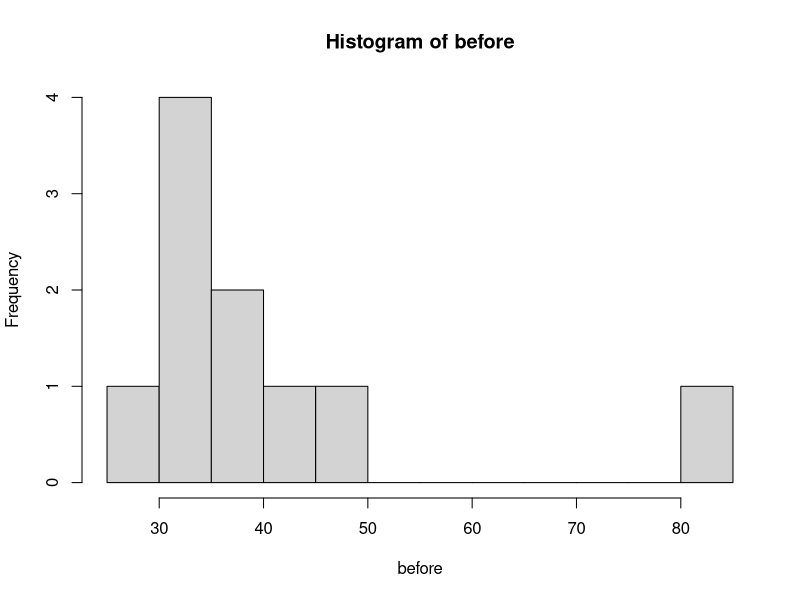
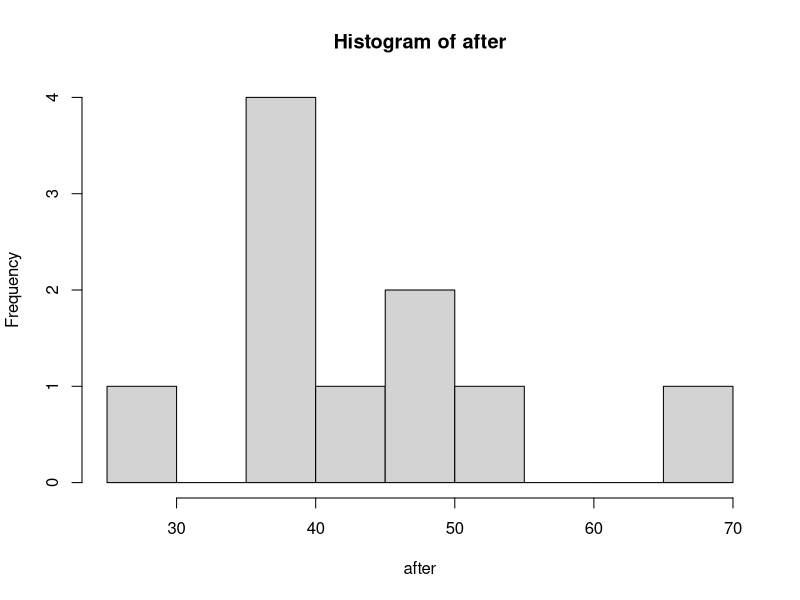
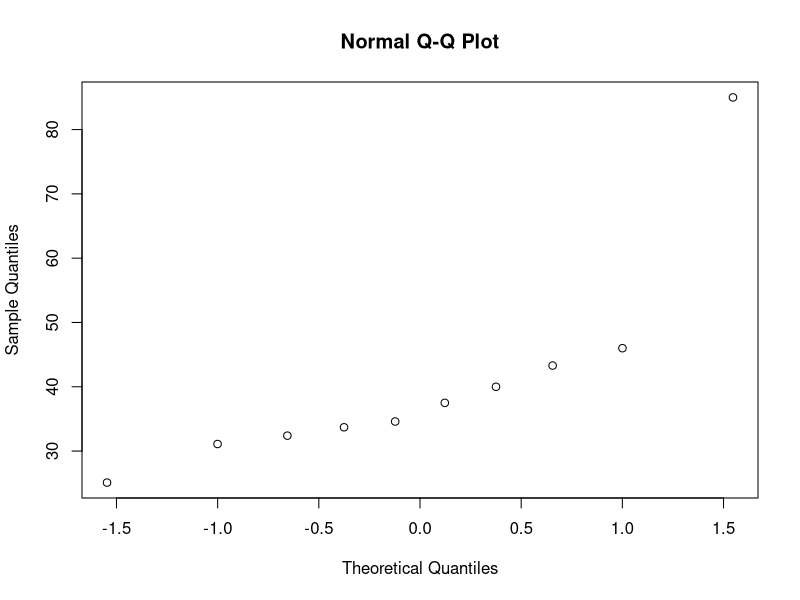
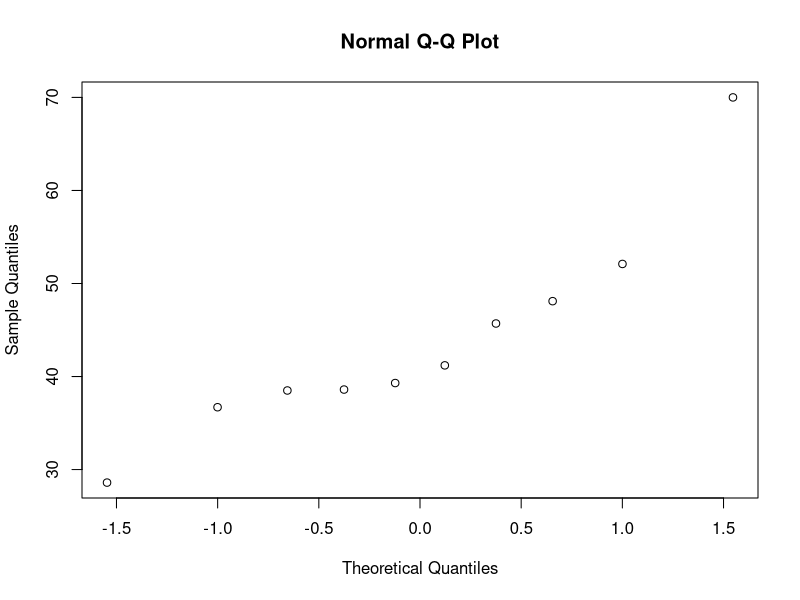
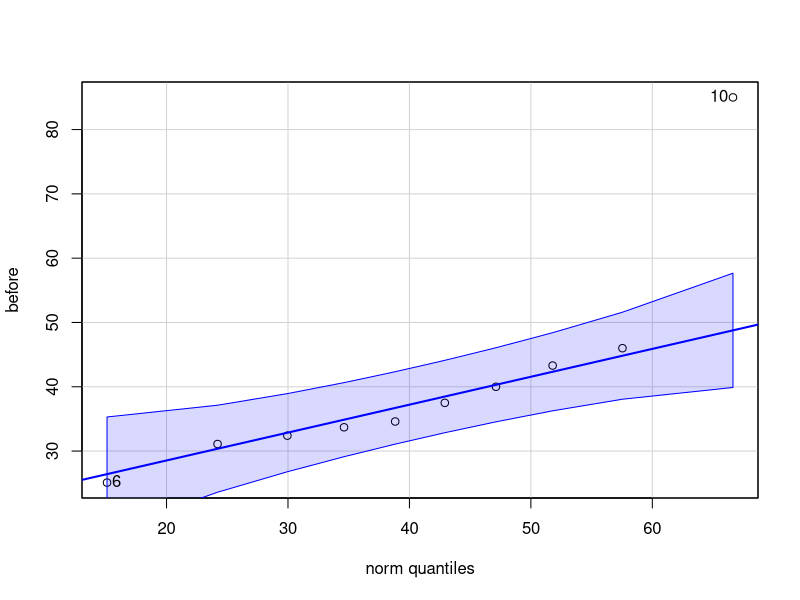
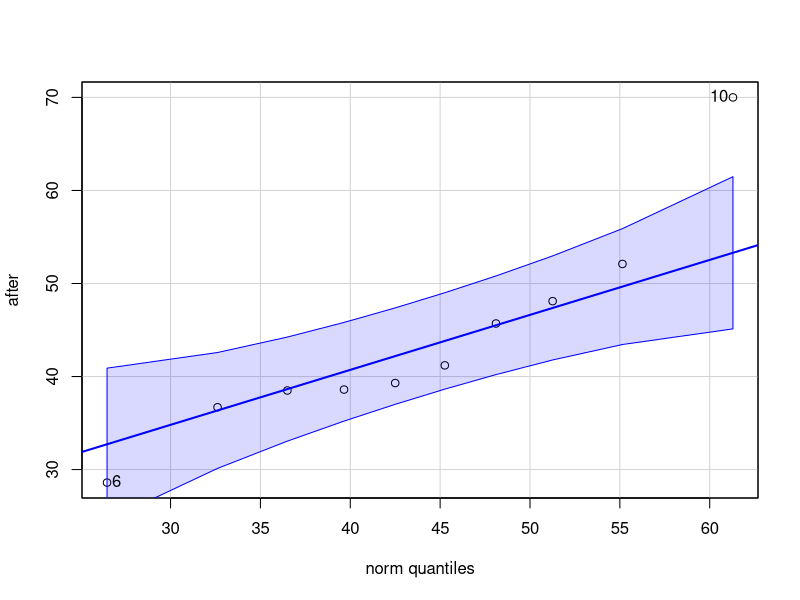
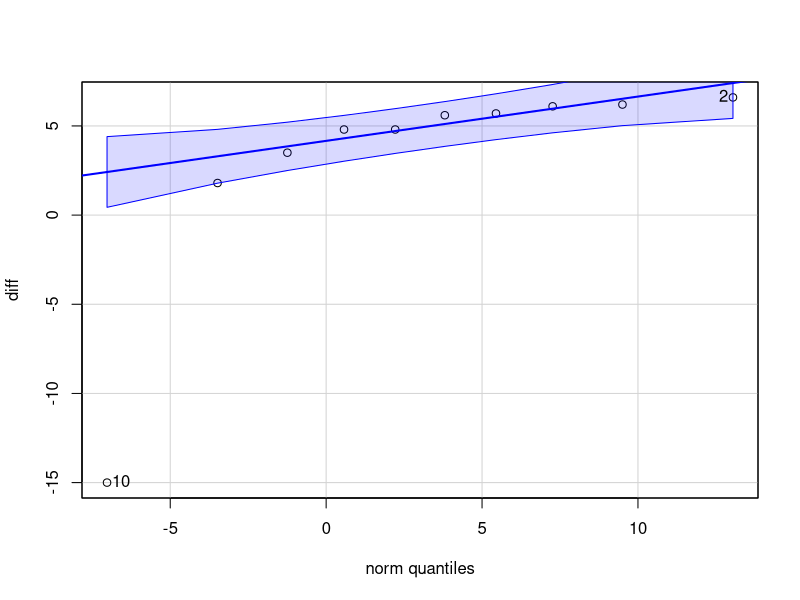
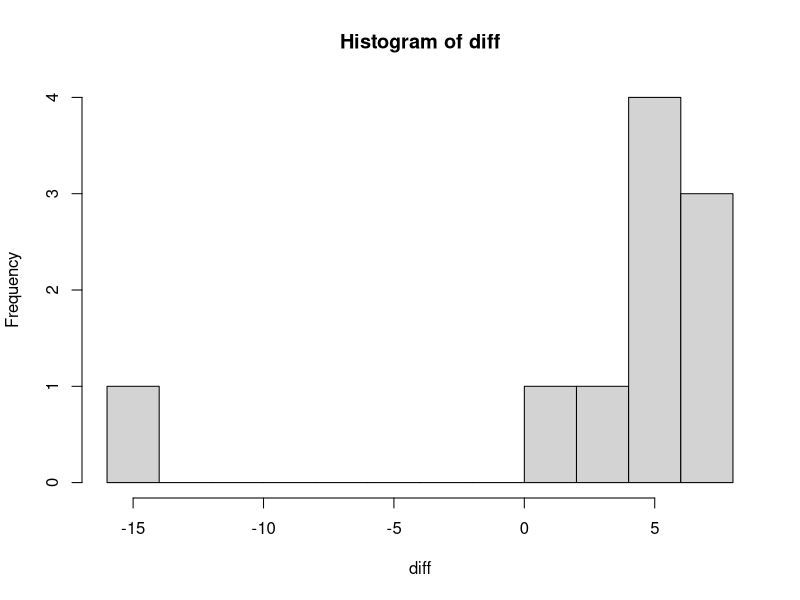

The R script that drew these images, in order:
#install.packages("MASS")
library("MASS")

#install.packages("car")
library("car")
library(ggplot2)

# 23.
training <- read.table("training.txt", sep = "\t", header = TRUE)
before <- training$before
after <- training$after
diff <- after - before

# a)
hist(before, breaks = 10)
hist(after, breaks = 10)
qqnorm(before)
qqnorm(after)

qqPlot(before, dist = "norm", mean = mean(before), sd = sd(before))
qqPlot(after, dist = "norm", mean = mean(after), sd = sd(after))
qqPlot(diff, dist = "norm", mean = mean(diff), sd = sd(diff ))
hist(diff, breaks = 10)

# b)
t.test(before, conf.level = 0.95)
t.test(after, conf.level = 0.95)
t.test(diff, conf.level = 0.95)

t.test(after, before, paired = TRUE, alternative = "two.sided", conf.level = 0.95)
t.test(after, before, paired = TRUE, alternative = "two.sided", conf.level = 0.95)
wilcox.test(after, before, paired = TRUE, exact = TRUE, alternative = "two.sided", conf.level = 0.95)
